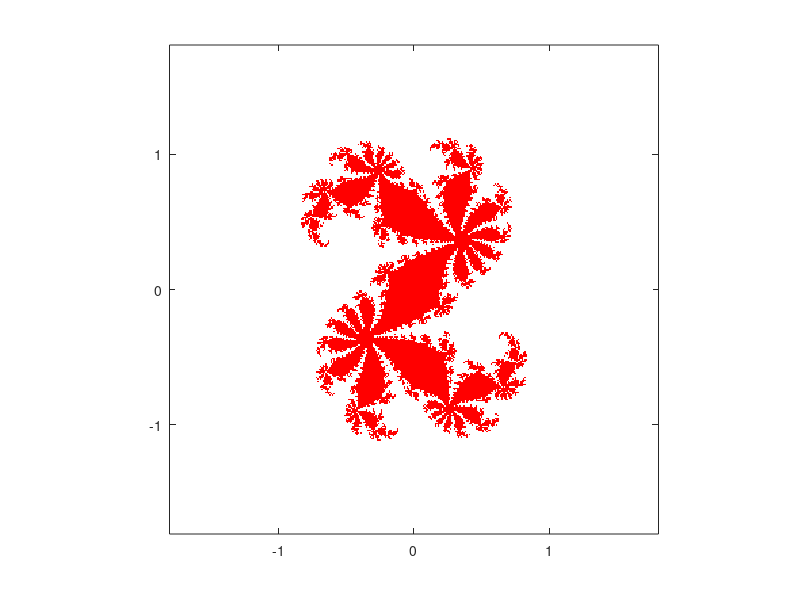

Write MATLAB code to recreate this figure.
% plots Julia set for z^2 + c
c= 0.36 +0.1*1i ;   % Define the constant c
phi = @(z) z^2 + c; % Define the function whose fixed points we seek.
fixpt1 = (1 + sqrt(1-4*c))/2;
fixpt2 = (1 - sqrt(1-4*c))/2;

colormap([1 0 0; 1 1 1]);     % Points numbered 1 (inside) will be colored red;
                              %   those numbered 2 (outside) will be colored white.
M = 2*ones(361,361);          % Initialize array of point colors to 2 (white).

for j=1:361                  % Try initial values with imaginary parts between
  y = -1.8+ (j-1)*.01;        %   -1.8 and 1.8
  for i=1:361                % and with real parts between
    x = -1.8 + (i-1)*.01;     %   -1.8 and 1.8.
    z = x + 1i*y;             
    zk = z;
    iflag1 = 0;               % iflag1 and iflag2 count the number of iterations
    iflag2 = 0;               %   when a root is within 1.e-6 of a fixed point;
    kount = 0;                % kount is the total number of iterations.

    while kount < 100 & abs(zk) < 2 & iflag1 < 5 & iflag2 < 5
      kount = kount+1;
      zk = phi(zk);           % This is the fixed point iteration.
      err1 = abs(zk-fixpt1);  % Test for convergence to fixpt1.
      if err1 < 1.e-6
         iflag1 = iflag1 + 1;
      else
         iflag1 = 0;
      end
      err2 = abs(zk-fixpt2);  % Test for convergence to fixpt2.
      if err2 < 1.e-6,
        iflag2 = iflag2 + 1;
      else
        iflag2 = 0;
      end;
    end;
    if iflag1 >= 5 | iflag2 >= 5 | kount >= 100   % If orbit is bounded, set this
      M(j,i) = 1;                                  %   point color to 1 (red).
    end
  end
end

image([-1.8 1.8],[-1.8 1.8],M),  % This plots the results.
pbaspect([1 1 1]); %keeps the x/y ratio even
axis xy            % If you don't do this, vertical axis is inverted.
